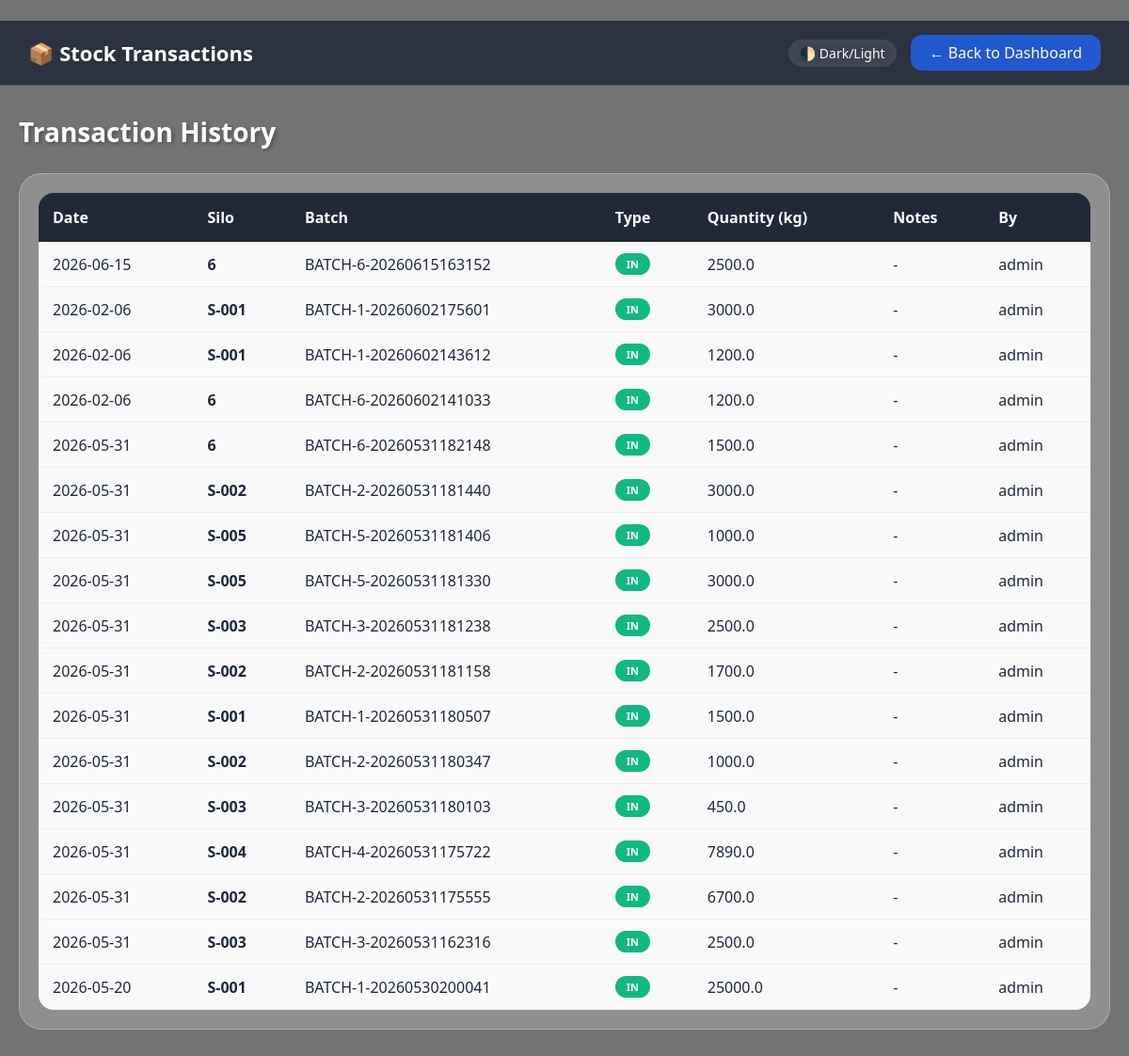
The page /transactions (signed in) on the database its author committed.
### tables this page shows
CREATE TABLE transactions (
            id INTEGER PRIMARY KEY AUTOINCREMENT,
            silo_id INTEGER NOT NULL,
            batch_id INTEGER,
            transaction_type TEXT NOT NULL,
            quantity_kg REAL NOT NULL,
            transaction_date DATE NOT NULL,
            notes TEXT,
            created_by INTEGER,
            created_at TIMESTAMP DEFAULT CURRENT_TIMESTAMP,
            FOREIGN KEY (silo_id) REFERENCES silos(id),
            FOREIGN KEY (batch_id) REFERENCES grain_batches(id),
            FOREIGN KEY (created_by) REFERENCES users(id)
        );

CREATE TABLE silos (
            id INTEGER PRIMARY KEY AUTOINCREMENT,
            silo_number TEXT UNIQUE NOT NULL,
            location TEXT,
            capacity_kg REAL DEFAULT 0,
            current_stock_kg REAL DEFAULT 0,
            grain_type TEXT,
            sensor_id TEXT,
            status TEXT DEFAULT 'active',
            created_at TIMESTAMP DEFAULT CURRENT_TIMESTAMP
        , deleted_at TIMESTAMP, deleted_by INTEGER);

CREATE TABLE grain_batches (
            id INTEGER PRIMARY KEY AUTOINCREMENT,
            batch_number TEXT UNIQUE NOT NULL,
            silo_id INTEGER NOT NULL,
            grain_type TEXT NOT NULL,
            quantity_kg REAL NOT NULL,
            moisture REAL,
            entry_date DATE NOT NULL,
            farmer_id INTEGER,
            status TEXT DEFAULT 'active',
            created_at TIMESTAMP DEFAULT CURRENT_TIMESTAMP,
            FOREIGN KEY (silo_id) REFERENCES silos(id),
            FOREIGN KEY (farmer_id) REFERENCES farmers(id)
        );

CREATE TABLE users (
            id INTEGER PRIMARY KEY AUTOINCREMENT,
            username TEXT UNIQUE NOT NULL,
            password TEXT NOT NULL,
            email TEXT,
            phone TEXT,
            role TEXT NOT NULL,
            full_name TEXT,
            created_at TIMESTAMP DEFAULT CURRENT_TIMESTAMP
        );

### app.py (the view)
@app.route('/transactions')
@login_required
def transactions():
    conn = get_db()
    transactions = conn.execute("SELECT t.*, s.silo_number, gb.batch_number, u.username as created_by_name FROM transactions t JOIN silos s ON t.silo_id = s.id LEFT JOIN grain_batches gb ON t.batch_id = gb.id LEFT JOIN users u ON t.created_by = u.id ORDER BY t.created_at DESC LIMIT 100").fetchall()
    conn.close()
    return render_template('transactions.html', transactions=transactions)

### app.py (called while the page is built)
def get_db():
    conn = sqlite3.connect(DB_PATH)
    conn.row_factory = sqlite3.Row
    return conn

def login_required(f):
    @wraps(f)
    def decorated(*args, **kwargs):
        if 'user_id' not in session:
            return redirect(url_for('login'))
        return f(*args, **kwargs)
    return decorated

@app.context_processor
def inject_pending_count():
    if 'user_id' in session and session.get('role') == 'admin':
        conn = get_db()
        count = conn.execute("SELECT COUNT(*) as count FROM pending_users WHERE status = 'pending'").fetchone()
        conn.close()
        return {'pending_count': count['count'] if count else 0}
    return {'pending_count': 0}

### templates/transactions.html (shortened to what this page needs)
﻿<!DOCTYPE html>
<html lang="en">
<head>
</head>
<body>
    <div class="navbar">
        <div class="nav-brand">📦 Stock Transactions</div>
        <div style="display: flex; gap: 15px; align-items: center;">
            <button class="theme-toggle" onclick="toggleTheme()">🌓 Dark/Light</button>
            <a href="/dashboard" class="back-btn">← Back to Dashboard</a>
        </div>
    </div>
    <div class="container">
        <h1 class="page-title">Transaction History</h1>
        <div class="table-container">
            <table>
                <thead>
                    <tr>
                        <th>Date</th>
                        <th>Silo</th>
                        <th>Batch</th>
                        <th>Type</th>
                        <th>Quantity (kg)</th>
                        <th>Notes</th>
                        <th>By</th>
                    </tr>
                </thead>
                <tbody>
                    {% for t in transactions %}
                    <tr>
                        <td>{{ t.transaction_date }}</td>
                        <td><strong>{{ t.silo_number }}</strong></td>
                        <td>{{ t.batch_number or '-' }}</td>
                        <td>
                            {% if t.transaction_type == 'IN' %}
                            <span class="transaction-in">IN</span>
                            {% else %}
                            <span class="transaction-out">OUT</span>
                            {% endif %}
                        </td>
                        <td>{{ t.quantity_kg }}</td>
                        <td>{{ t.notes or '-' }}</td>
                        <td>{{ t.created_by_name or '-' }}</td>
                    </tr>
                    {% endfor %}
                </tbody>
            </table>
        </div>
    </div>
</body>
</html>

### templates/transactions.html (style rules this page uses)
* { margin: 0; padding: 0; box-sizing: border-box; font-family: 'Segoe UI', Tahoma, Geneva, Verdana, sans-serif; }
:root { --bg-opacity: 0.55; --glass-opacity: 0.2; --blur-amount: 12px; --transition: all 0.3s cubic-bezier(0.4, 0, 0.2, 1); }
body { background-image: url('https://images.unsplash.com/photo-1574323347407-f5e1ad6d020b?w=1600'); background-size: cover; background-position: center; background-attachment: fixed; min-height: 100vh; }
body::before { content: ''; position: fixed; top: 0; left: 0; width: 100%; height: 100%; background: rgba(0, 0, 0, var(--bg-opacity)); z-index: -1; }
.theme-toggle { background: rgba(255,255,255,0.15); border: none; border-radius: 30px; padding: 5px 12px; cursor: pointer; color: white; font-size: 14px; backdrop-filter: blur(8px); transition: var(--transition); }
.navbar { background: rgba(15, 23, 42, 0.7); backdrop-filter: blur(16px); color: white; padding: 15px 30px; display: flex; justify-content: space-between; align-items: center; flex-wrap: wrap; border-bottom: 1px solid rgba(255,255,255,0.15); position: sticky; top: 0; z-index: 100; }
.nav-brand { font-size: 22px; font-weight: bold; }
.back-btn { background: rgba(37, 99, 235, 0.85); backdrop-filter: blur(8px); padding: 8px 20px; border-radius: 12px; text-decoration: none; color: white; transition: var(--transition); display: inline-flex; align-items: center; gap: 8px; }
.container { max-width: 1400px; margin: 30px auto; padding: 0 20px; }
.page-title { font-size: 28px; font-weight: 700; margin-bottom: 25px; color: white; text-shadow: 2px 2px 4px rgba(0,0,0,0.3); }
.table-container { background: rgba(255, 255, 255, var(--glass-opacity)); backdrop-filter: blur(var(--blur-amount)); border-radius: 24px; padding: 20px; border: 1px solid rgba(255,255,255,0.25); overflow-x: auto; transition: var(--transition); }
table { width: 100%; border-collapse: collapse; border-radius: 16px; overflow: hidden; }
th { background: rgba(15, 23, 42, 0.85); color: white; padding: 15px; text-align: left; font-weight: 600; }
td { background: rgba(255, 255, 255, 0.95); padding: 12px 15px; border-bottom: 1px solid rgba(0,0,0,0.05); color: #1e293b; }
.transaction-in { display: inline-block; padding: 4px 12px; border-radius: 20px; font-size: 11px; font-weight: 600; background: #10b981; color: white; }

### rows shown on the page
transactions: transaction_date "2026-06-15", silo_number "6", batch_number "BATCH-6-20260615163152", transaction_type "IN", quantity_kg "2500.0", notes "-", username "admin"
transactions: transaction_date "2026-02-06", silo_number "S-001", batch_number "BATCH-1-20260602175601", transaction_type "IN", quantity_kg "3000.0", notes "-", username "admin"
transactions: transaction_date "2026-02-06", silo_number "S-001", batch_number "BATCH-1-20260602143612", transaction_type "IN", quantity_kg "1200.0", notes "-", username "admin"
transactions: transaction_date "2026-02-06", silo_number "6", batch_number "BATCH-6-20260602141033", transaction_type "IN", quantity_kg "1200.0", notes "-", username "admin"
transactions: transaction_date "2026-05-31", silo_number "6", batch_number "BATCH-6-20260531182148", transaction_type "IN", quantity_kg "1500.0", notes "-", username "admin"
transactions: transaction_date "2026-05-31", silo_number "S-002", batch_number "BATCH-2-20260531181440", transaction_type "IN", quantity_kg "3000.0", notes "-", username "admin"
transactions: transaction_date "2026-05-31", silo_number "S-005", batch_number "BATCH-5-20260531181406", transaction_type "IN", quantity_kg "1000.0", notes "-", username "admin"
transactions: transaction_date "2026-05-31", silo_number "S-005", batch_number "BATCH-5-20260531181330", transaction_type "IN", quantity_kg "3000.0", notes "-", username "admin"
transactions: transaction_date "2026-05-31", silo_number "S-003", batch_number "BATCH-3-20260531181238", transaction_type "IN", quantity_kg "2500.0", notes "-", username "admin"
transactions: transaction_date "2026-05-31", silo_number "S-002", batch_number "BATCH-2-20260531181158", transaction_type "IN", quantity_kg "1700.0", notes "-", username "admin"
transactions: transaction_date "2026-05-31", silo_number "S-001", batch_number "BATCH-1-20260531180507", transaction_type "IN", quantity_kg "1500.0", notes "-", username "admin"
transactions: transaction_date "2026-05-31", silo_number "S-002", batch_number "BATCH-2-20260531180347", transaction_type "IN", quantity_kg "1000.0", notes "-", username "admin"
transactions: transaction_date "2026-05-31", silo_number "S-003", batch_number "BATCH-3-20260531180103", transaction_type "IN", quantity_kg "450.0", notes "-", username "admin"
transactions: transaction_date "2026-05-31", silo_number "S-004", batch_number "BATCH-4-20260531175722", transaction_type "IN", quantity_kg "7890.0", notes "-", username "admin"
transactions: transaction_date "2026-05-31", silo_number "S-002", batch_number "BATCH-2-20260531175555", transaction_type "IN", quantity_kg "6700.0", notes "-", username "admin"
transactions: transaction_date "2026-05-31", silo_number "S-003", batch_number "BATCH-3-20260531162316", transaction_type "IN", quantity_kg "2500.0", notes "-", username "admin"
transactions: transaction_date "2026-05-20", silo_number "S-001", batch_number "BATCH-1-20260530200041", transaction_type "IN", quantity_kg "25000.0", notes "-", username "admin"
